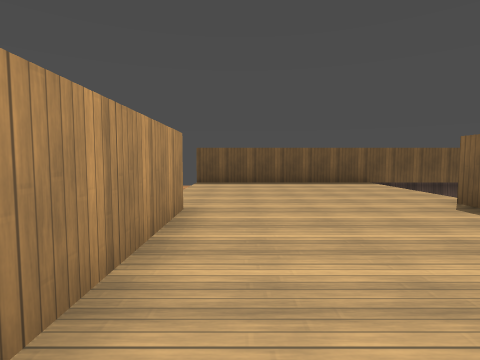
[1] (above)

12 first-person views from a walk through a level from a Godot 3-D game. The camera is 1.3 m above the floor, tilts 4° down and sees 80° across. The floor is counted in squares, 2 m on a side. Each view is taken from the middle of a square. On the plan, view 1 faces up. The plan holds only what a view shows up to about 9 squares ahead; the rest is blank. Surface patterns are stand-ins for the level's own textures.

[2]
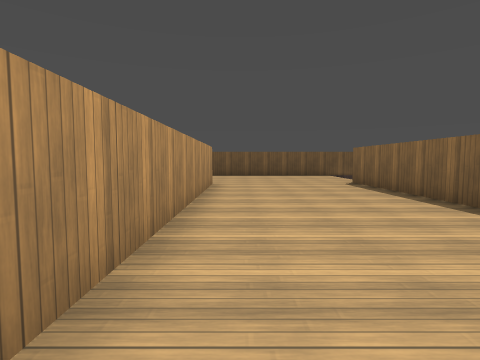

[3]
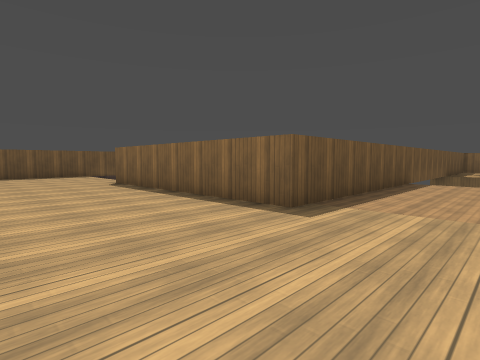

[4]
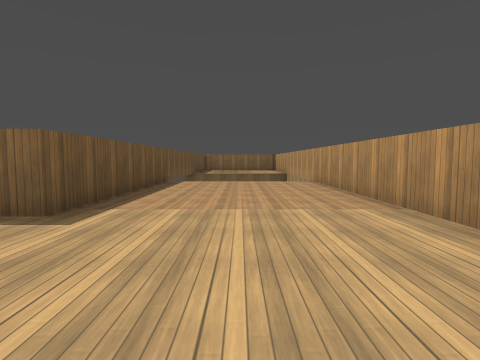

[5]
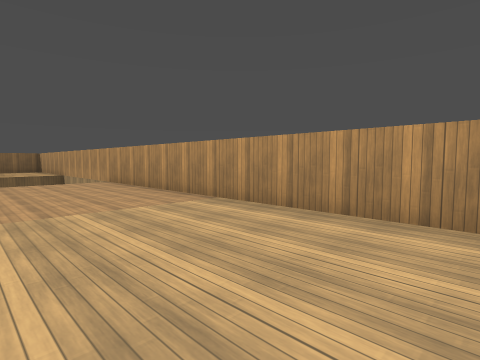

[6]
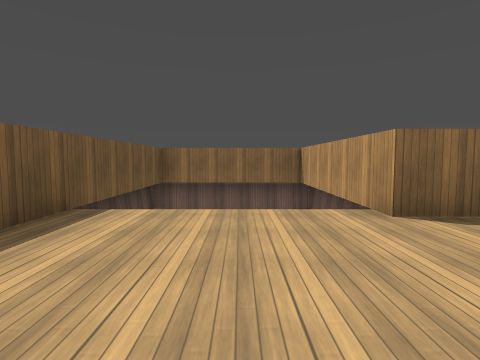

[7]
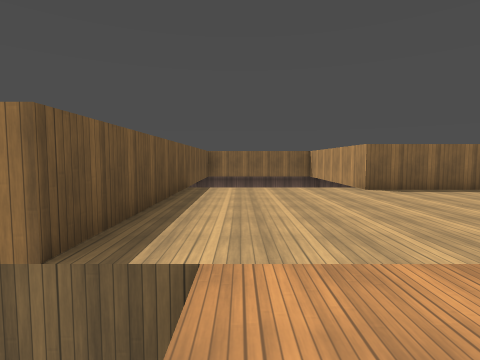

[8]
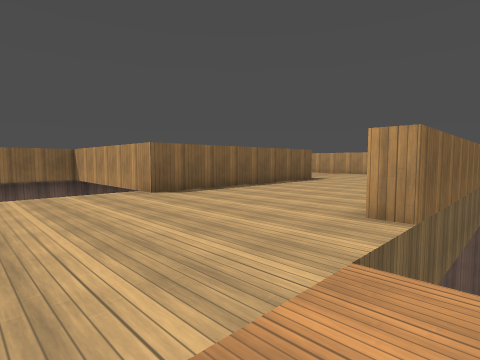

[9]
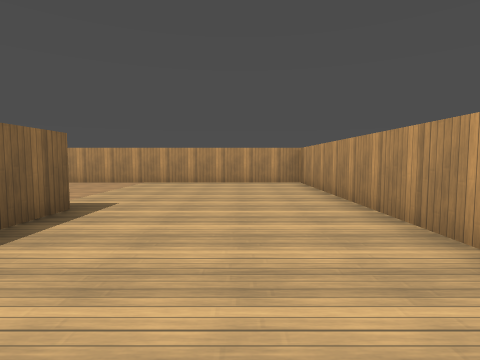

[10]
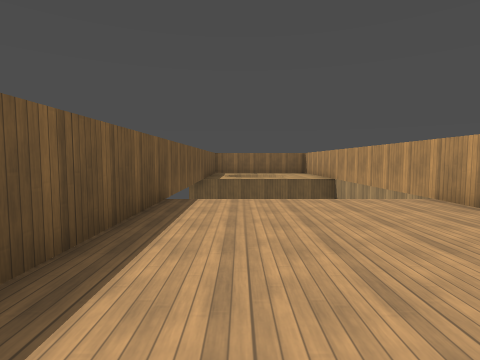

[11]
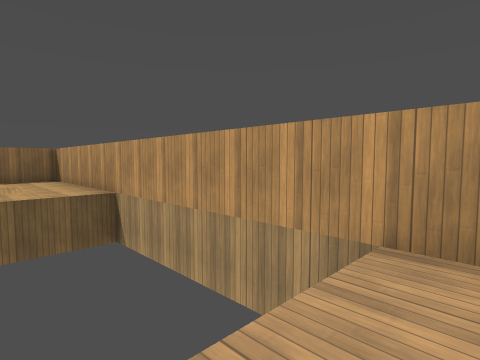

[12]
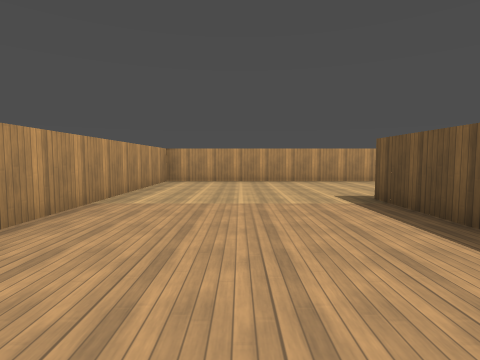

### Floor plan
Key: @ floor where view 1 was taken; # wall or solid block; x gap in a wall; . floor; v drop or lower ground.
Columns run from 3 left of view 1 to 18 right of it. Each row starts with its distance up from view 1.
  9   x#####
  8   .....#####
  7 .......v    #
  6  ......v    #
  5   .....v    #
  4   .....#####
  3   #....#
  2   #....#
  1   #....#
  0   #@...#
 -1   #....######
 -2   #.........#
 -3   #.........
 -4   #.........
 -5   #.........
 -6   #........###########
 -7   ##########

Positions as (right, up) in squares from view 1, and headings:
1: (0, 0), facing up
2: (0, -4), facing up
3: (0, -4), facing up-right
4: (0, -4), facing right
5: (0, -3), facing down-right
6: (0, 6), facing right
7: (-3, 7), facing right
8: (-2, 7), facing down-right
9: (1, 2), facing down
10: (4, -3), facing right
11: (8, -4), facing down-right
12: (8, -4), facing left
